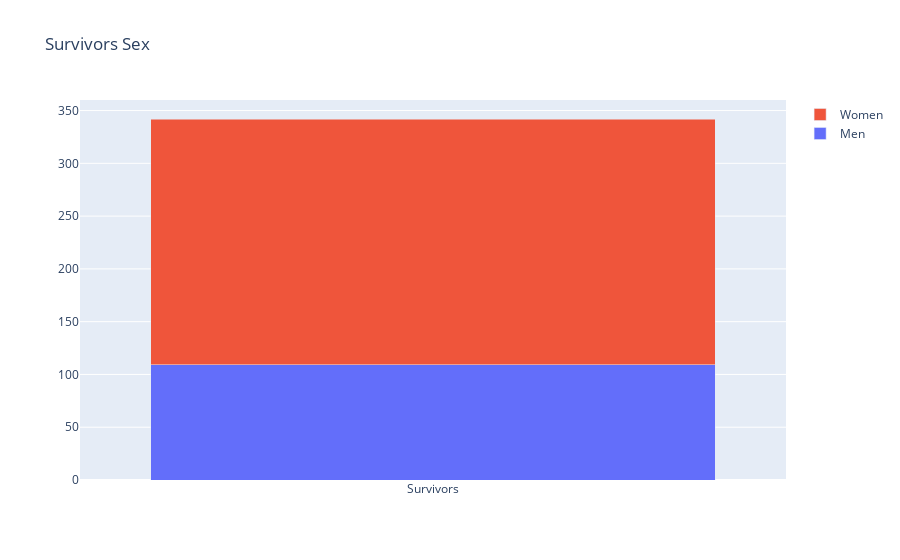

Notebook cell for this chart:
### Code cell
plot = go.Figure()
plot.add_trace(go.Bar(
    name = 'Men',
    x = ['Survivors'],
    y = male_survivors.values,
))
plot.add_trace(go.Bar(
    name = 'Women',
    x = ['Survivors'],
    y = female_survivors.values,
))
plot.update_layout(barmode='stack',title=dict(text='Survivors Sex'))
plot.show()

### Figure 1 — Plotly figure (JSON) as saved in the notebook; plotly's stock layout.template omitted (floating-point values rounded to 4 significant figures)
{"data": [{"name": "Men", "type": "bar", "x": ["Survivors"], "y": [109]}, {"name": "Women", "type": "bar", "x": ["Survivors"], "y": [233]}], "layout": {"barmode": "stack", "title": {"text": "Survivors Sex"}}}
